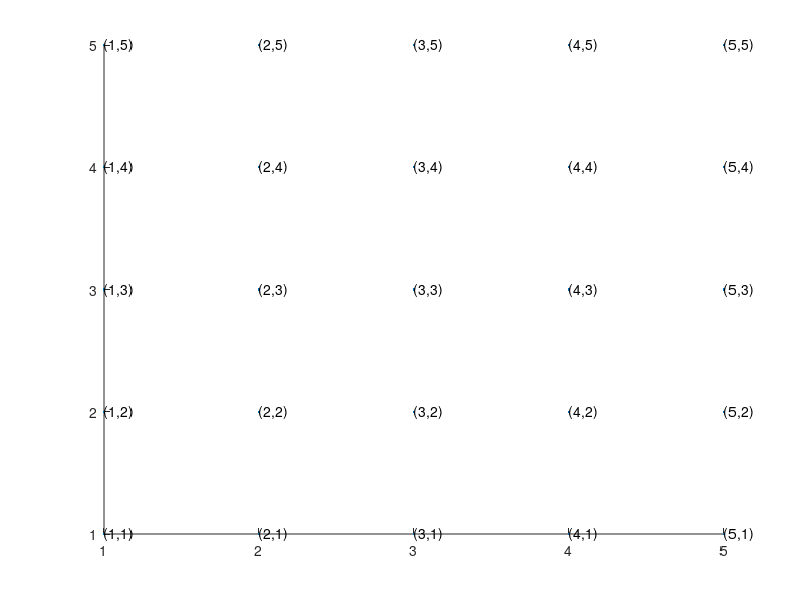

Write the MATLAB code that produced this figure.
clc;
clear all;
close all;
ii=1:5
jj=1:5
[x,y]=meshgrid(ii,jj)
figure
scatter(x(:),y(:),'.')
for k=1:numel(x)
      text(x(k),y(k),['(' num2str(x(k)) ',' num2str(y(k)) ')'])
end